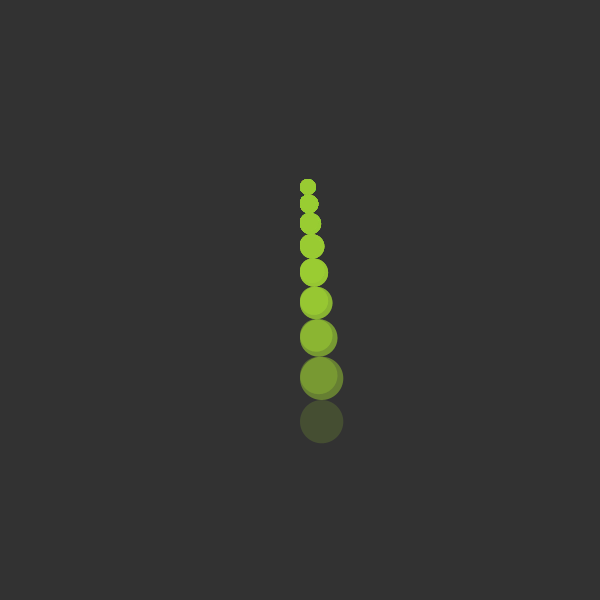
Frame 1 (no input)
Frame 60 (the mouse pressed at the canvas centre just before this capture): identical to frame 1, image omitted
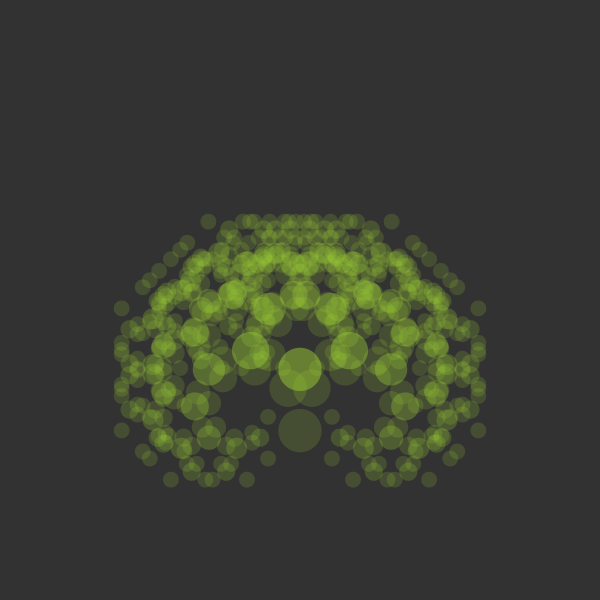
Frame 120 (the mouse held since frame 60 and released just before this capture)

The Processing sketch that drew these frames (run headless with seeded random() and noise(); from frame 60 on, the mouse is pressed at the canvas centre):

// Processing sketch: processing_136892
// ── processing_136892.pde

/*
 * Pythagoras tree
 */

/**
 * Main program file
 *
 * @author Tomas de Camino
 * @author Paula Chavarría
 * @version 0.2
 *
 */
 
//================================================================================
// Global Variables
//================================================================================

float iniSize, angle;

//================================================================================
// Program's methods override
//================================================================================

/**
 * @see http://www.processing.org/reference/setup_.html
 */
void setup()
{
  size(600, 600);
  iniSize = 50;
  background(0);
  noStroke();
  smooth();
  ellipseMode(CORNER);
}

/**
 * @see http://www.processing.org/reference/draw_.html
 */
void draw()
{
  background(50);
  fill(255,200);
  
  // Sets an angle based on the mouse in order to
  // modify the tree's nodes proximity
  angle = radians((mouseY / (float) height) * 90);
  
  // Moves starting point to center the tree
  translate(width/2, height-200);

  // Starts drawing the tree through a recursive methos
  drawLeftRightNode(iniSize);
}

//================================================================================
// Drawing operations
//================================================================================

/**
 * Method which draws the left and right node of a subtree
 * @param nodeSize The node' size
 */
void drawLeftRightNode(float nodeSize)
{
  // Gets the node distance
  float newNodeSize = (nodeSize*sqrt(3))/2;
  
  // Checks if the new node distance is greater than 15 px
  if (newNodeSize > 15)
  {
    // Sets the fill color (green) with a dynamic trasnsparency
    fill(154,205,50,nodeSize*255/100);
    
    // Pushes a matrix for the left node
    pushMatrix();
    
    // Draws the node
    rotate(-angle);
    ellipse(0,0,newNodeSize, -newNodeSize);
    translate(0, -newNodeSize);
    
    // Draws the node's childrean through a recursive call
    drawLeftRightNode(newNodeSize);
    popMatrix();
    
    // Pushes a matrix for the right node
    pushMatrix();
    
    // Draws the node
    rotate(angle);
    ellipse(0,0, newNodeSize, newNodeSize);
    translate(0, -newNodeSize);
    
    // Draws the node's childrean through a recursive call
    drawLeftRightNode(newNodeSize);
    popMatrix();
  }
}
